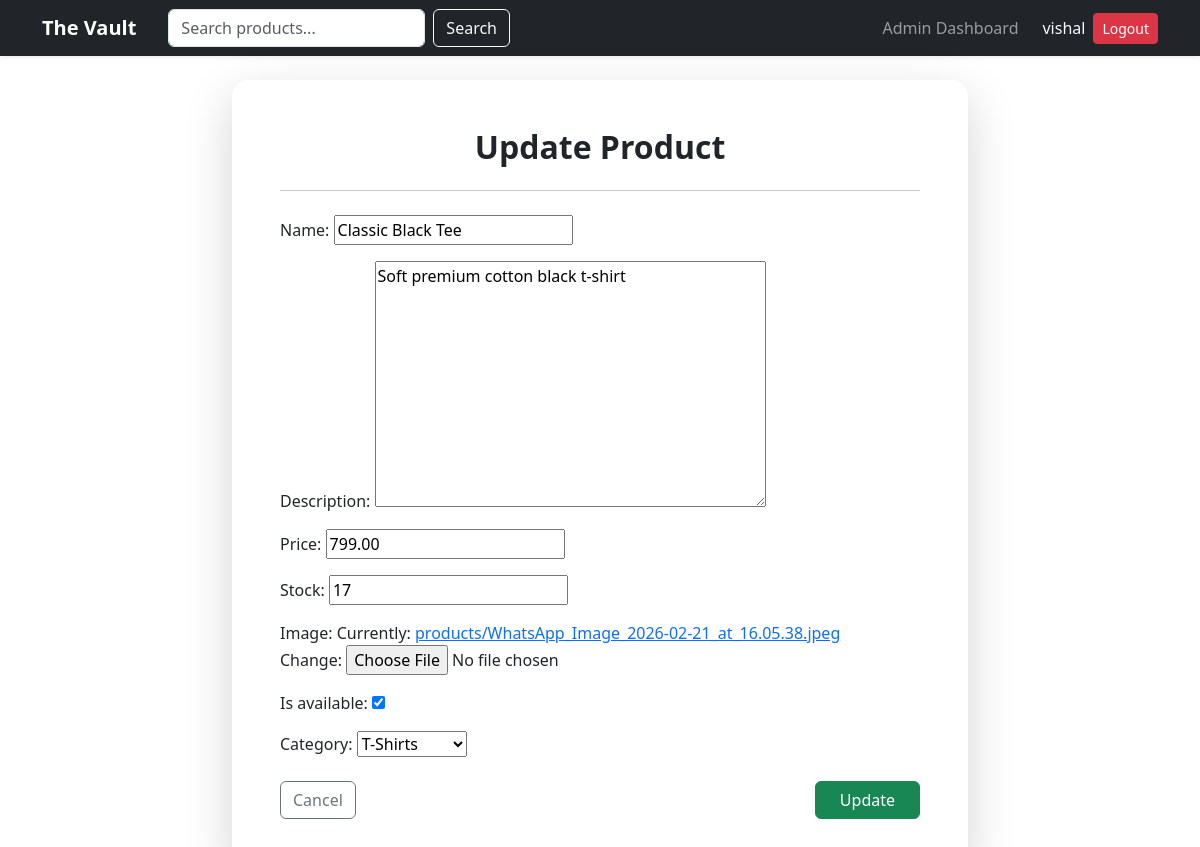
The page /dashboard/products/edit/1/ (signed in) on the database its author committed.
### store/models.py (models this page shows, shortened)
class Product(models.Model):
    name = models.CharField(max_length=200)
    description = models.TextField()
    price = models.DecimalField(max_digits=10, decimal_places=2)
    stock = models.IntegerField()
    image = models.ImageField(upload_to='products/')
    is_available = models.BooleanField(default=True)
    category = models.ForeignKey(Category, on_delete=models.CASCADE, related_name='products')

class Category(models.Model):
    name = models.CharField(max_length=100)
    description = models.TextField(blank=True)
    def __str__(self):
        return self.name

### store/views.py (the view)
# urls.py: path('dashboard/products/edit/<int:pk>/', views.admin_product_update, name='admin_product_update'),
@user_passes_test(lambda u: u.is_staff)
def admin_product_update(request, pk):
    product = get_object_or_404(Product, pk=pk)
    if request.method == 'POST':
        form = ProductForm(request.POST, request.FILES, instance=product)
        if form.is_valid():
            form.save()
            return redirect('admin_product_list')
    else:
        form = ProductForm(instance=product)
    return render(request, 'admin/products/product_form.html', {'form': form})

### store/forms.py
class ProductForm(forms.ModelForm):
    class Meta:
        model = Product
        fields = '__all__'

### templates/admin/products/product_form.html (shortened to what this page needs)
{% extends "base.html" %}
{% block content %}
<div class="row justify-content-center">
    <div class="col-lg-8 col-md-10">
        <div class="card shadow-lg border-0 rounded-4">
            <div class="card-body p-5">
                <h2 class="mb-4 fw-bold text-center">
                    {% if form.instance.pk %}
                        Update Product
                    {% else %}
                        Add New Product
                    {% endif %}
                </h2>
                <hr class="mb-4">
                <form method="POST" enctype="multipart/form-data">
                    <div class="mb-4">
                        {{ form.as_p }}
                    </div>
                    <div class="d-flex justify-content-between">
                        <a href="{% url 'admin_dashboard' %}" class="btn btn-outline-secondary">
                            Cancel
                        </a>
                        <button type="submit" class="btn btn-success px-4">
                            {% if form.instance.pk %}
                                Update
                            {% else %}
                                Save Product
                            {% endif %}
                        </button>
                    </div>
                </form>
            </div>
        </div>
    </div>
</div>
{% endblock %}

### templates/base.html (shortened to what this page needs)
<!DOCTYPE html>
<html lang="en">
<head>
    <link href="https://cdn.jsdelivr.net/npm/bootstrap@5.3.0/dist/css/bootstrap.min.css" rel="stylesheet">
</head>
<body>
<nav class="navbar navbar-expand-lg navbar-dark bg-dark shadow-sm">
    <div class="container">
        <a class="navbar-brand fw-bold" href="{% url 'product_list' %}">
            The Vault
        </a>
        <div class="collapse navbar-collapse" id="navbarContent">
            <form class="d-flex ms-3" method="GET" action="{% url 'product_list' %}">
                <input class="form-control me-2" type="search" name="search" placeholder="Search products...">
                <button class="btn btn-outline-light" type="submit">Search</button>
            </form>
            <ul class="navbar-nav ms-auto align-items-center">
                {% if user.is_authenticated %}
                    {% if user.is_staff %}
                        <li class="nav-item">
                            <a class="nav-link" href="{% url 'admin_dashboard' %}">
                                Admin Dashboard
                            </a>
                        </li>
                    {% endif %}
                    <li class="nav-item ms-3">
                        <span class="navbar-text text-light">
                            {{ user.username }}
                        </span>
                    </li>
                    <li class="nav-item ms-2">
                        <form method="POST" action="{% url 'logout' %}" class="d-inline">
    <button type="submit" class="btn btn-danger btn-sm">
        Logout
    </button>
</form>
                    </li>
                {% endif %}
            </ul>
        </div>
    </div>
</nav>
<div class="container mt-4">
    {% block content %}{% endblock %}
</div>
</body>
</html>

### rows shown on the page
Product: name "Classic Black Tee", description "Soft premium cotton black t-shirt", price "799.00", stock "17", is_available "☑", category "T-Shirts"

### other values the page prints
{{ user.username }} "vishal"
